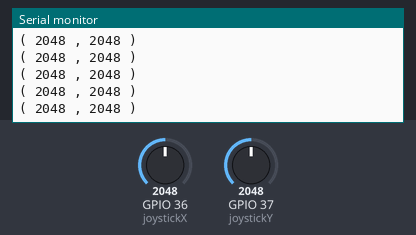
A sketch run on a simulated ESP32. Shown: the last lines printed to the serial monitor. The inputs (shaded band) are chosen by the test bench; at power-on: GPIO 36 (joystickX) = 2048, GPIO 37 (joystickY) = 2048.

Above: at 1.2 s.
1.3 s: GPIO 36 (joystickX) set to 2866
At 1.32 s:
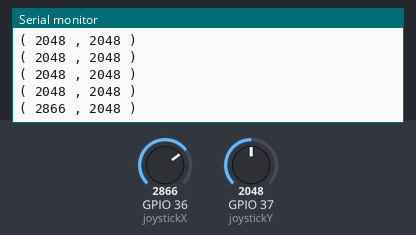
2.8 s: GPIO 37 (joystickY) set to 2866
At 2.83 s:
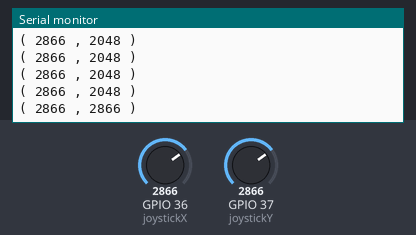
4.3 s: GPIO 36 (joystickX) set to 3603
At 4.34 s:
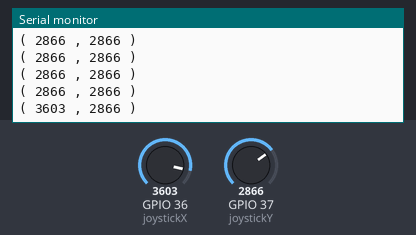
5.8 s: GPIO 37 (joystickY) set to 3603
At 5.8 s:
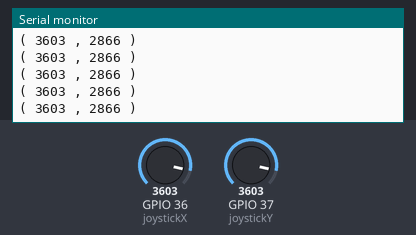
Timing chart, 0 to 8.3 s (numbered marks = the images above; inputs shaded):
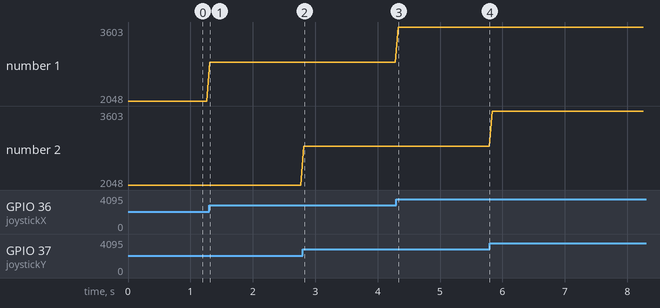

The sketch:

joystick.ino
```cpp
int x;
int y;
int joystickX = A0;
int joystickY = A1;

void setup() {
    Serial.begin(9600);
}

void loop() {
    x = analogRead(joystickX);
    y = analogRead(joystickY);
    Serial.printf("( %d , %d )\n", x, y);
    delay(50);
}
```

Measured:
- after the input at 1.3 s, the serial monitor: prints a new line at once (image 1)
- after the input at 2.8 s, the serial monitor: prints a new line at once (image 2)
- after the input at 4.3 s, the serial monitor: prints a new line at once (image 3)
- plotted number 1: 2048 → 2866 after the input at 1.3 s, 2866 → 3603 after the input at 4.3 s
